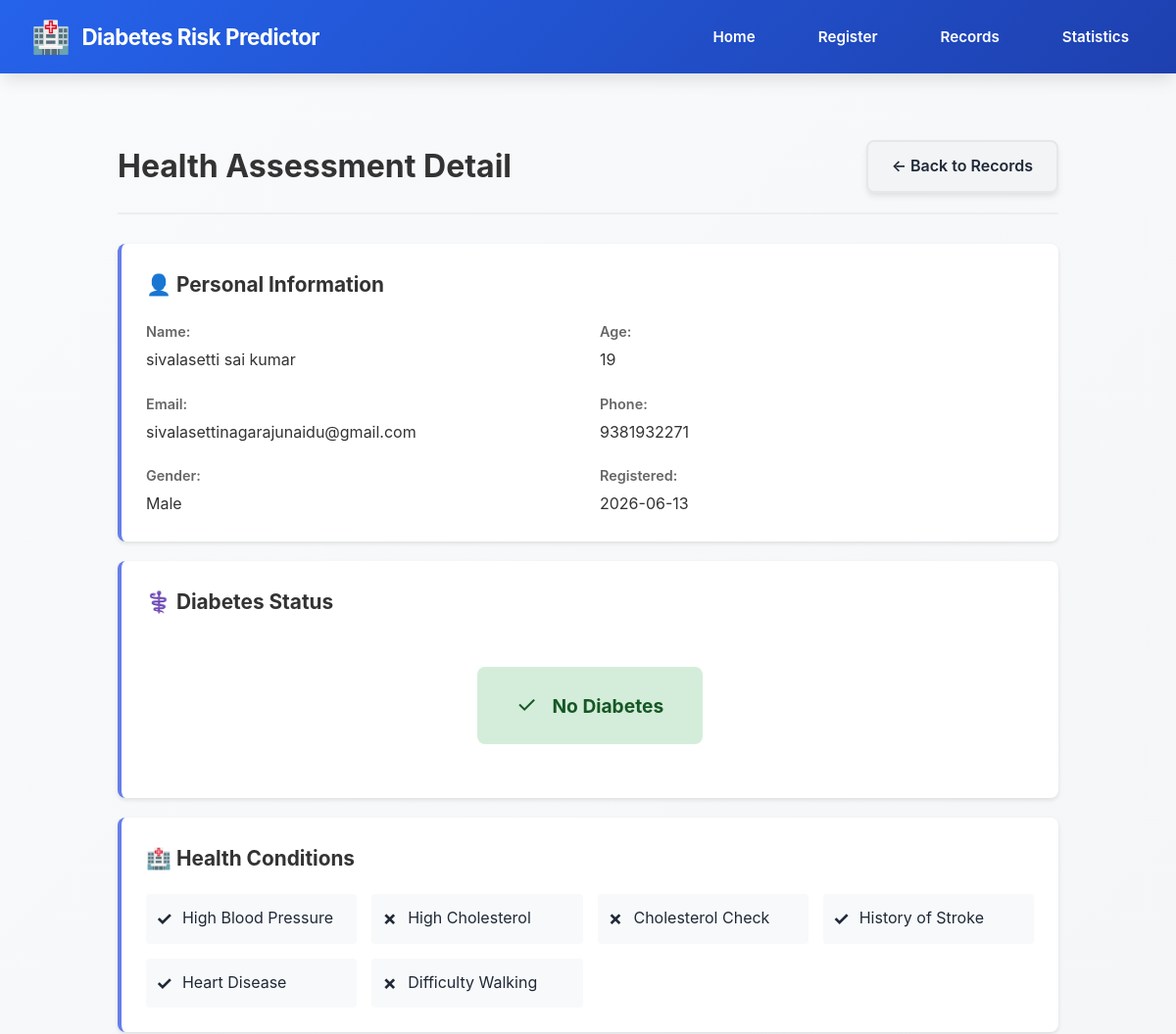
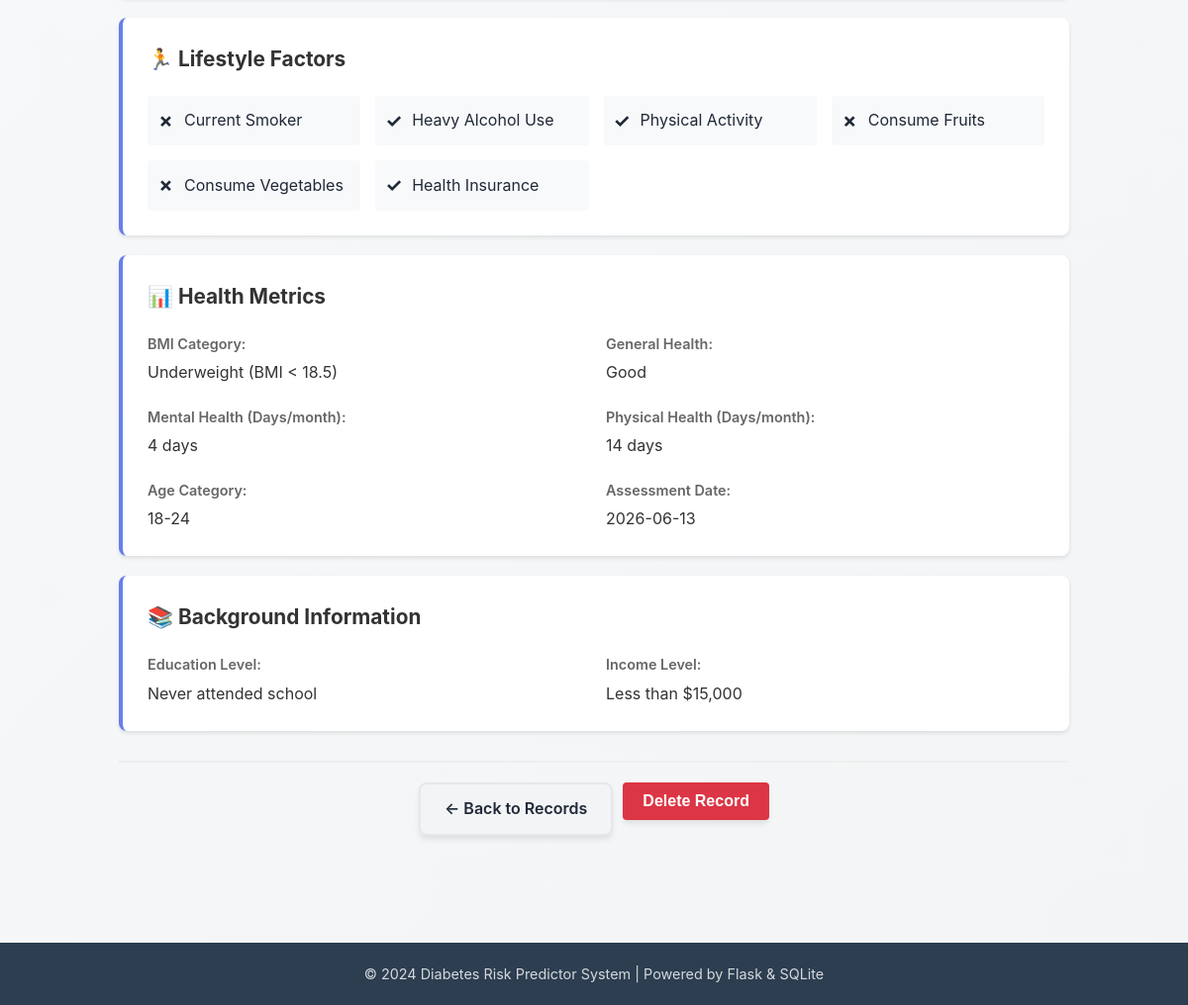
The app's page /record/1 with its own data (2 pictures, top to bottom).
### tables this page shows
CREATE TABLE participants
                    (id INTEGER PRIMARY KEY AUTOINCREMENT,
                     name TEXT NOT NULL,
                     age INTEGER,
                     email TEXT NOT NULL,
                     phone TEXT,
                     registration_date TIMESTAMP DEFAULT CURRENT_TIMESTAMP);

CREATE TABLE health_records
                    (id INTEGER PRIMARY KEY AUTOINCREMENT,
                     participant_id INTEGER NOT NULL,
                     high_bp INTEGER,
                     high_chol INTEGER,
                     chol_check INTEGER,
                     bmi_category INTEGER,
                     smoker INTEGER,
                     stroke INTEGER,
                     heart_disease INTEGER,
                     phys_activity INTEGER,
                     fruits INTEGER,
                     veggies INTEGER,
                     heavy_alcohol INTEGER,
                     health_coverage INTEGER,
                     diff_walk INTEGER,
                     diabetes_status INTEGER,
                     general_health INTEGER,
                     mental_health INTEGER,
                     physical_health INTEGER,
                     sex INTEGER,
                     age_category INTEGER,
                     education_level INTEGER,
                     income_level INTEGER,
                     submission_date TIMESTAMP DEFAULT CURRENT_TIMESTAMP,
                     FOREIGN KEY (participant_id) REFERENCES participants(id));

### app.py (the view)
@app.route('/record/<int:record_id>')
def view_record(record_id):
    try:
        conn = get_db_connection()
        c = conn.cursor()
        c.execute('''SELECT p.*, h.* FROM participants p
                     JOIN health_records h ON p.id = h.participant_id
                     WHERE h.id = ?''', (record_id,))
        record = c.fetchone()
        conn.close()
        if record is None:
            flash('Record not found!', 'error')
            return redirect(url_for('records'))
        return render_template('record_detail.html', record=record)
    except Exception as e:
        flash(f'Error retrieving record: {str(e)}', 'error')
        return redirect(url_for('records'))

### app.py (called while the page is built)
def get_db_connection():
    conn = sqlite3.connect(DATABASE)
    conn.row_factory = sqlite3.Row
    return conn

### templates/record_detail.html (shortened to what this page needs)
{% extends "base.html" %}
{% block content %}
<div class="record-detail-container">
    <div class="record-header">
        <h1>Health Assessment Detail</h1>
        <div class="record-nav">
            <a href="{{ url_for('records') }}" class="btn btn-secondary">← Back to Records</a>
        </div>
    </div>
    <div class="record-content">
        <div class="detail-card">
            <h2 class="card-title">👤 Personal Information</h2>
            <div class="detail-grid">
                <div class="detail-item">
                    <label>Name:</label>
                    <span>{{ record.name }}</span>
                </div>
                <div class="detail-item">
                    <label>Age:</label>
                    <span>{{ record.age if record.age else 'Not provided' }}</span>
                </div>
                <div class="detail-item">
                    <label>Email:</label>
                    <span>{{ record.email }}</span>
                </div>
                <div class="detail-item">
                    <label>Phone:</label>
                    <span>{{ record.phone if record.phone else 'Not provided' }}</span>
                </div>
                <div class="detail-item">
                    <label>Gender:</label>
                    <span>{% if record.sex == 0 %}Female{% elif record.sex == 1 %}Male{% else %}Not specified{% endif %}</span>
                </div>
                <div class="detail-item">
                    <label>Registered:</label>
                    <span>{{ record.registration_date[:10] if record.registration_date else 'N/A' }}</span>
                </div>
            </div>
        </div>
        <div class="detail-card">
            <h2 class="card-title">⚕️ Diabetes Status</h2>
            <div class="status-display">
                {% if record.diabetes_status == 0 %}
                    <div class="status-badge status-success">
                        <span class="status-icon">✓</span>
                        <strong>No Diabetes</strong>
                    </div>
                {% elif record.diabetes_status == 1 %}
                    <div class="status-badge status-warning">
                        <span class="status-icon">⚠</span>
                        <strong>Prediabetes</strong>
                    </div>
                {% else %}
                    <div class="status-badge status-danger">
                        <span class="status-icon">!</span>
                        <strong>Diabetes</strong>
                    </div>
                {% endif %}
            </div>
        </div>
        <div class="detail-card">
            <h2 class="card-title">🏥 Health Conditions</h2>
            <div class="conditions-grid">
                <div class="condition-item">
                    <span class="condition-icon">{% if record.high_bp %}✓{% else %}✗{% endif %}</span>
                    <span>High Blood Pressure</span>
                </div>
                <div class="condition-item">
                    <span class="condition-icon">{% if record.high_chol %}✓{% else %}✗{% endif %}</span>
                    <span>High Cholesterol</span>
                </div>
                <div class="condition-item">
                    <span class="condition-icon">{% if record.chol_check %}✓{% else %}✗{% endif %}</span>
                    <span>Cholesterol Check</span>
                </div>
                <div class="condition-item">
                    <span class="condition-icon">{% if record.stroke %}✓{% else %}✗{% endif %}</span>
                    <span>History of Stroke</span>
                </div>
                <div class="condition-item">
                    <span class="condition-icon">{% if record.heart_disease %}✓{% else %}✗{% endif %}</span>
                    <span>Heart Disease</span>
                </div>
                <div class="condition-item">
                    <span class="condition-icon">{% if record.diff_walk %}✓{% else %}✗{% endif %}</span>
                    <span>Difficulty Walking</span>
                </div>
            </div>
        </div>
        <div class="detail-card">
            <h2 class="card-title">🏃 Lifestyle Factors</h2>
            <div class="conditions-grid">
                <div class="condition-item">
                    <span class="condition-icon">{% if record.smoker %}✓{% else %}✗{% endif %}</span>
                    <span>Current Smoker</span>
                </div>
                <div class="condition-item">
                    <span class="condition-icon">{% if record.heavy_alcohol %}✓{% else %}✗{% endif %}</span>
                    <span>Heavy Alcohol Use</span>
                </div>
                <div class="condition-item">
                    <span class="condition-icon">{% if record.phys_activity %}✓{% else %}✗{% endif %}</span>
                    <span>Physical Activity</span>
                </div>
                <div class="condition-item">
                    <span class="condition-icon">{% if record.fruits %}✓{% else %}✗{% endif %}</span>
                    <span>Consume Fruits</span>
                </div>
                <div class="condition-item">
                    <span class="condition-icon">{% if record.veggies %}✓{% else %}✗{% endif %}</span>
                    <span>Consume Vegetables</span>
                </div>
                <div class="condition-item">
                    <span class="condition-icon">{% if record.health_coverage %}✓{% else %}✗{% endif %}</span>
                    <span>Health Insurance</span>
                </div>
            </div>
        </div>
        <div class="detail-card">
            <h2 class="card-title">📊 Health Metrics</h2>
            <div class="detail-grid">
                <div class="detail-item">
                    <label>BMI Category:</label>
                    <span>
                        {% if record.bmi_category == 0 %}Underweight (BMI < 18.5)
                        {% elif record.bmi_category == 1 %}Normal Weight (18.5 - 24.9)
                        {% elif record.bmi_category == 2 %}Overweight (25 - 29.9)
                        {% else %}Obese (BMI ≥ 30){% endif %}
                    </span>
                </div>
                <div class="detail-item">
                    <label>General Health:</label>
                    <span>
                        {% if record.general_health == 1 %}Excellent
                        {% elif record.general_health == 2 %}Very Good
                        {% elif record.general_health == 3 %}Good
                        {% elif record.general_health == 4 %}Fair
                        {% elif record.general_health == 5 %}Poor
                        {% else %}Not specified{% endif %}
                    </span>
                </div>
                <div class="detail-item">
                    <label>Mental Health (Days/month):</label>
                    <span>{{ record.mental_health if record.mental_health else '0' }} days</span>
                </div>
                <div class="detail-item">
                    <label>Physical Health (Days/month):</label>
                    <span>{{ record.physical_health if record.physical_health else '0' }} days</span>
                </div>
                <div class="detail-item">
                    <label>Age Category:</label>
                    <span>
                        {% set age_cats = ['18-24', '25-29', '30-34', '35-39', '40-44', '45-49', '50-54', '55-59', '60-64', '65+'] %}
                        {{ age_cats[record.age_category] if record.age_category < age_cats|length else 'Unknown' }}
                    </span>
                </div>
                <div class="detail-item">
                    <label>Assessment Date:</label>
                    <span>{{ record.submission_date[:10] if record.submission_date else 'N/A' }}</span>
                </div>
            </div>
        </div>
        <div class="detail-card">
            <h2 class="card-title">📚 Background Information</h2>
            <div class="detail-grid">
                <div class="detail-item">
                    <label>Education Level:</label>
                    <span>
                        {% if record.education_level == 0 %}Never attended school
                        {% elif record.education_level == 1 %}Elementary school
                        {% elif record.education_level == 2 %}Middle school
                        {% elif record.education_level == 3 %}High school graduate
                        {% elif record.education_level == 4 %}Some college
                        {% elif record.education_level == 5 %}College graduate
                        {% else %}Unknown{% endif %}
                    </span>
                </div>
                <div class="detail-item">
                    <label>Income Level:</label>
                    <span>
                        {% if record.income_level == 0 %}Less than $15,000
                        {% elif record.income_level == 1 %}$15,000 - $24,999
                        {% elif record.income_level == 2 %}$25,000 - $34,999
                        {% elif record.income_level == 3 %}$35,000 - $49,999
                        {% elif record.income_level == 4 %}$50,000+
                        {% else %}Unknown{% endif %}
                    </span>
                </div>
            </div>
        </div>
    </div>
    <div class="record-actions">
        <a href="{{ url_for('records') }}" class="btn btn-secondary">← Back to Records</a>
        <form method="POST" action="{{ url_for('delete_record', record_id=record.id) }}" style="display:inline;">
            <button type="submit" class="btn btn-danger" onclick="return confirm('Are you sure you want to delete this record?');">Delete Record</button>
        </form>
    </div>
</div>
{% endblock %}

### static/style.css (style rules this page uses)
* { margin: 0; padding: 0; box-sizing: border-box; }
:root { --primary-color: #2563eb; --primary-dark: #1e40af; --secondary-color: #059669; --accent-color: #dc2626; --success-color: #10b981; --warning-color: #f59e0b; --danger-color: #ef4444; --light-bg: #f9fafb; --light-gray: #f3f4f6; --border-color: #e5e7eb; --text-dark: #1f2937; --text-light: #6b7280; --text-lighter: #9ca3af; --shadow-sm: 0 1px 2px 0 rgba(0, 0, 0, 0.05); --shadow-md: 0 4px 6px -1px rgba(0, 0, 0, 0.1); --shadow-lg: 0 10px 15px -3px rgba(0, 0, 0, 0.1); --shadow-xl: 0 20px 25px -5px rgba(0, 0, 0, 0.1); }
html { scroll-behavior: smooth; }
body { font-family: -apple-system, BlinkMacSystemFont, 'Segoe UI', 'Roboto', 'Oxygen', 'Ubuntu', 'Cantarell', sans-serif; background: linear-gradient(135deg, #f9fafb 0%, #f3f4f6 100%); color: var(--text-dark); line-height: 1.6; min-height: 100vh; }
.btn { padding: 0.75rem 1.5rem; border: none; border-radius: 8px; cursor: pointer; font-weight: 600; text-decoration: none; display: inline-flex; align-items: center; justify-content: center; gap: 0.5rem; transition: all 0.3s ease; font-size: 1rem; white-space: nowrap; box-shadow: var(--shadow-md); }
.btn-secondary { background: var(--light-gray); color: var(--text-dark); border: 2px solid var(--border-color); }
.btn-danger { background: var(--danger-color); color: white; }

### templates/record_detail.html (style rules this page uses)
.record-detail-container { max-width: 1000px; margin: 0 auto; padding: 20px; }
.record-header { display: flex; justify-content: space-between; align-items: center; margin-bottom: 30px; padding-bottom: 20px; border-bottom: 2px solid #eee; }
.record-header h1 { font-size: 2rem; color: #333; }
.record-nav { display: flex; gap: 10px; }
.record-content { margin-bottom: 30px; }
.detail-card { background: white; padding: 25px; margin-bottom: 20px; border-radius: 8px; box-shadow: 0 2px 4px rgba(0, 0, 0, 0.1); border-left: 4px solid #667eea; }
.card-title { font-size: 1.3rem; color: #333; margin-bottom: 20px; display: flex; align-items: center; gap: 10px; }
.detail-grid { display: grid; grid-template-columns: repeat(auto-fit, minmax(300px, 1fr)); gap: 20px; }
.detail-item { display: flex; flex-direction: column; gap: 5px; }
.detail-item label { font-weight: 600; color: #666; font-size: 0.9rem; }
.detail-item span { color: #333; font-size: 1rem; }
.status-display { text-align: center; padding: 30px; }
.status-badge { display: inline-block; padding: 20px 40px; border-radius: 8px; font-size: 1.2rem; text-align: center; }
.status-icon { font-size: 1.5rem; margin-right: 10px; }
.status-success { background: #d4edda; color: #155724; }
.conditions-grid { display: grid; grid-template-columns: repeat(auto-fit, minmax(200px, 1fr)); gap: 15px; }
.condition-item { display: flex; align-items: center; gap: 10px; padding: 10px; background: #f8f9fa; border-radius: 4px; }
.condition-icon { font-size: 1.2rem; font-weight: bold; }
.record-actions { display: flex; gap: 10px; justify-content: center; padding-top: 20px; border-top: 2px solid #eee; }
.btn-danger { background: #dc3545; color: white; padding: 10px 20px; border: none; border-radius: 4px; cursor: pointer; text-decoration: none; transition: background 0.3s ease; }

### records on screen
participants: name "sivalasetti sai kumar", age "19", email "sivalasettinagarajunaidu@gmail.com", phone "9381932271", registration_date "2026-06-13"
health_records: mental_health "4", physical_health "14", age_category "18-24", submission_date "2026-06-13"
